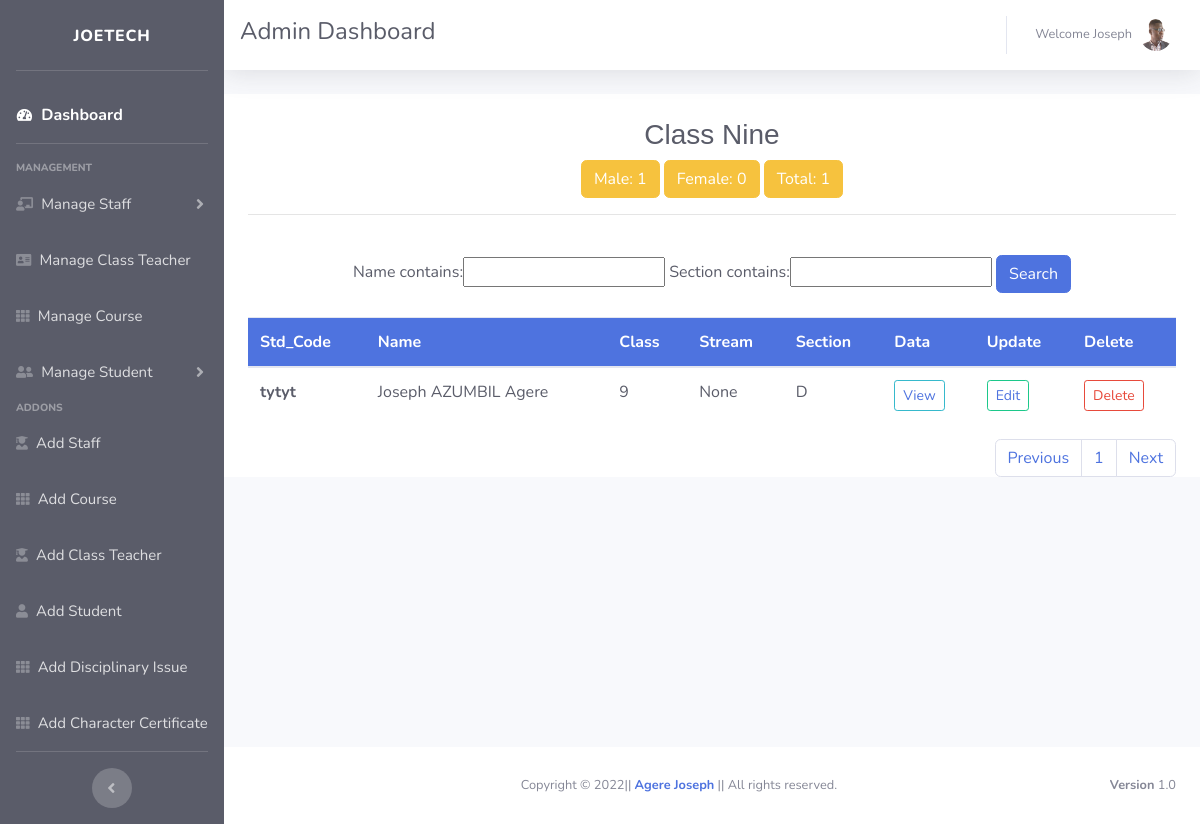
/nine/ (signed in), run on the app's committed database.
### school_management_system_app/models.py (models this page shows, shortened)
class StudentDetail(models.Model):
    student_code = models.CharField(max_length=50, primary_key=True)
    name = models.CharField(max_length=50)
    GENDER_MALE = 'Male'
    GENDER_FEMALE = 'Female'
    GENDER_CHOICES = [(GENDER_MALE, 'Male'), (GENDER_FEMALE, 'Female')]
    gender = models.CharField(choices=GENDER_CHOICES, max_length=30)
    seven = '7'
    eight = '8'
    nine = '9'
    ten = '10'
    eleven = '11'
    twelve = '12'
    class_choices = [(seven, '7'), (eight, '8'), (nine, '9'),
                     (ten, '10'), (eleven, '11'), (twelve, '12')]
    standard = models.CharField(choices=class_choices, max_length=30)
    A = 'A'
    B = 'B'
    C = 'C'
    D = 'D'
    E = 'E'
    section_choices = [(A, 'A'), (B, 'B'), (C, 'C'), (D, 'D'), (E, 'E')]
    section = models.CharField(choices=section_choices, max_length=30)
    course = models.ForeignKey(Course, null=True, on_delete=models.SET_NULL)
    date_of_birth = models.DateField(
        auto_now=False, auto_now_add=False, blank=True)
    admission_no = models.BigIntegerField(blank=True)
    date_of_admission = models.DateField(
        blank=True, auto_now=False, auto_now_add=False)
    email = models.EmailField(blank=True, unique=True)
    CID = models.CharField(max_length=11, unique=True, blank=True)
    class_teacher = models.ForeignKey(
        ClassTeacher, null=True, on_delete=models.SET_NULL)
    previous_school = models.CharField(max_length=50, blank=True)
    mobile_number = models.CharField(max_length=8, blank=True)
    permanent_address = models.TextField(blank=True)
    proctor_master = models.ForeignKey(
        StaffDetail, null=True, on_delete=models.SET_NULL)
    Boarder = 'Boarder'
    Dayscholar = 'Dayscholar'
    BoarderOrDayscholar = [(Boarder, 'Boarder'), (Dayscholar, 'Dayscholar')]
    BoarderOrDayscholar = models.CharField(
        choices=BoarderOrDayscholar, blank=True, max_length=30)
    Regular = 'Regular'
    Repeater = 'Repeater'
    RegularOrRepeater = [(Regular, 'Regular'), (Repeater, 'Repeater')]
    RegularOrRepeater = models.CharField(
        choices=RegularOrRepeater, blank=True, max_length=30)
    profile_pic = models.ImageField(
        upload_to="images/students", default='/static/images/user.jpg', null=True, blank=True)
    father_name = models.CharField(max_length=50, blank=True)
    mother_name = models.CharField(max_length=50, blank=True)
    fathers_occupation = models.CharField(max_length=50, blank=True)
    mothers_occupation = models.CharField(max_length=50, blank=True)
    parents_mobile_number = models.CharField(max_length=8, blank=True)

### school_management_system_app/adm_views.py (the view)
# urls.py: path('nine/', adm_views.nine, name='nine'),
@login_required
def nine(request):
    male = StudentDetail.objects.filter(standard=9, gender='Male')
    female = StudentDetail.objects.filter(standard=9, gender='Female')
    total = StudentDetail.objects.filter(standard=9)
    all_field = StudentDetail.objects.filter(
        standard=9).order_by('name')
    myFilter = StudentFilter(request.GET, queryset=all_field)
    all_field = myFilter.qs
    paginator = Paginator(all_field, 15)
    page_number = request.GET.get('page')
    all_field = paginator.get_page(page_number)
    return render(request, 'administrator/nine.html',
                  {'all_field': all_field,
                   'myFilter': myFilter,
                   'male': male,
                   'female': female,
                   'total': total
                   })

### school_management_system_app/templates/administrator/nine.html (shortened to what this page needs)
{% extends 'administrator/adm_base.html' %}
{% block content %}
<div class="container bg-white text-dark">
<br>
    <center><h3 style="font-family: Helvetica;">Class Nine </h3>
    <button type="submit" class="btn btn-warning my-2 my-sm-0">Male: {{male.count}}</button>
    <button type="submit" class="btn btn-warning my-2 my-sm-0">Female: {{female.count}}</button>
    <button type="submit" class="btn btn-warning my-2 my-sm-0">Total: {{total.count}}</button></center>
    <hr>
  <br>
  <center>
  <form method="GET">
  <div class="col">
    {{myFilter.form}}
    <button type="submit" class="btn btn-primary my-2 my-sm-0">Search</button>
  </div>
  </form></center>
  <div class="table-responsive">
  <table class="table table-hover">
    <thead class="bg-primary text-white">
      <tr>
        <th scope="col">Std_Code</th>
        <th scope="col">Name</th>
        <th scope="col">Class</th>
        <th scope="col">Stream</th>
        <th scope="col">Section</th>
        <th scope="col">Data</th>
        <th scope="col">Update</th>
        <th scope="col">Delete</th>
      </tr>
    </thead>
    <tbody class="text-dark">
      {% for all_field in all_field%}
      <tr>
        <th scope="row">{{all_field.student_code}}</th>
        <td>{{all_field.name}}</td>
        <td>{{all_field.standard}}</td>
        <td>{{all_field.course}}</td>
        <td>{{all_field.section}}</td>
        <td>
          <button type="button" class="btn btn-outline-info btn-sm">
            <a href="{% url 'std_detail_nine' all_field.student_code %}">View</a>
          </button>
        </td>
        <td>
          <button type="button" class="btn btn-outline-success btn-sm">
            <a href="{% url 'edit_std_nine' all_field.student_code %}">Edit</a>
          </button>
        </td>
        <td>
          <button
            type="button"
            class="btn btn-outline-danger btn-sm"
            data-toggle="modal"
            data-target="#deletestd{{all_field.student_code}}">
            Delete
          </button>
        </td>
      </tr>
      {% endfor %}
    </tbody>
  </table>
  </div>
  <nav aria-label="Page navigation example">
    <ul class="pagination justify-content-end">
      <li class="page-item"><a class="page-link" href="?page=1">Previous</a></li>
      <li class="page-item">
        <a class="page-link" href="?page={{ all_field.number }}"
          >{{ all_field.number }}</a>
      </li>
      <li class="page-item">
        <a class="page-link" href="?page={{ all_field.paginator.num_pages }}"
          >Next</a>
      </li>
    </ul>
  </nav>
</div>
{% endblock content %}

### school_management_system_app/templates/administrator/adm_base.html (shortened to what this page needs)
{% load static %}
<!DOCTYPE html>
<html lang="en">
<head>
    <link href="{% static 'vendor/fontawesome-free/css/all.min.css' %}" rel="stylesheet" type="text/css">
    <link href="{% static 'css/sb-admin-2.min.css' %}" rel="stylesheet">
</head>
<body id="page-top">
    <div id="wrapper">
        <ul class="navbar-nav bg-dark sidebar sidebar-dark accordion" id="accordionSidebar">
            <a class="sidebar-brand align-items-center justify-content-center">
                <span>Joetech</span>
            </a>
            <hr class="sidebar-divider">
            <li class="nav-item active">
                <a class="nav-link" href="{% url 'adm_home' %}">
                    <i class="fas fa-fw fa-tachometer-alt"></i>
                    <span style="font-size: 16px">Dashboard</span></a>
            </li>
            <hr class="sidebar-divider">
            <div class="sidebar-heading">
                Management
            </div>
            <li class="nav-item">
                <a class="nav-link collapsed" href="#" data-toggle="collapse" data-target="#collapseTwo"
                    aria-expanded="true" aria-controls="collapseTwo">
                    <i class="fas fa-chalkboard-teacher"></i>
                    <span style="font-size: 15px">Manage Staff</span>
                </a>
            </li>
            <li class="nav-item">
                <a class="nav-link" href="{% url 'class_teacher' %}">
                    <i class="nav-icon fas fa-address-card"></i>
                    <span style="font-size: 15px">Manage Class Teacher</span></a>
            </li>
            <li class="nav-item">
                <a class="nav-link" href="{% url 'all_course' %}">
                    <i class="nav-icon fas fa-th"></i>
                    <span style="font-size: 15px">Manage Course</span></a>
            </li>
            <li class="nav-item">
                <a class="nav-link collapsed" href="#" data-toggle="collapse" data-target="#collapseUtilities"
                    aria-expanded="true" aria-controls="collapseUtilities">
                    <i class="nav-icon fas fa-user-friends"></i>
                    <span style="font-size: 15px">Manage Student</span>
                </a>
            </li>
            <div class="sidebar-heading">
                Addons
            </div>
            <li class="nav-item">
                <a class="nav-link" href="{% url 'add_staff' %}">
                    <i class="nav-icon fas fa-user-graduate"></i>
                    <span style="font-size: 15px">Add Staff</span></a>
            </li>
            <li class="nav-item">
                <a class="nav-link" href="{% url 'add_course' %}">
                    <i class="nav-icon fas fa-th"></i>
                    <span style="font-size: 15px">Add Course</span></a>
            </li>
            <li class="nav-item">
                <a class="nav-link" href="{% url 'add_class_teacher' %}">
                    <i class="nav-icon fas fa-user-graduate"></i>
                    <span style="font-size: 15px">Add Class Teacher</span></a>
            </li>
            <li class="nav-item">
                <a class="nav-link" href="{% url 'add_std' %}">
                    <i class="nav-icon fas fa-user"></i>
                    <span style="font-size: 15px">Add Student</span></a>
            </li>
            <li class="nav-item">
                <a class="nav-link" href="{% url 'disciplinaryissue' %}">
                    <i class="nav-icon fas fa-th"></i>
                    <span style="font-size: 15px">Add Disciplinary Issue</span></a>
            </li>
            <li class="nav-item">
                <a class="nav-link" href="{% url 'charactercertificate' %}">
                    <i class="nav-icon fas fa-th"></i>
                    <span style="font-size: 15px">Add Character Certificate</span></a>
            </li>
            <hr class="sidebar-divider d-none d-md-block">
            <div class="text-center d-none d-md-inline">
                <button class="rounded-circle border-0" id="sidebarToggle"></button>
            </div>
        </ul>
        <div id="content-wrapper" class="d-flex flex-column">
            <div id="content">
                <nav class="navbar navbar-expand topbar mb-4 static-top bg-white text-dark shadow">
                    <h4>Admin Dashboard</h4>
                    <ul class="navbar-nav ml-auto">
                        <li class="nav-item dropdown no-arrow">
                            <a class="nav-link dropdown-toggle" href="#" id="userDropdown" role="button"
                                data-toggle="dropdown" aria-haspopup="true" aria-expanded="false">
                                <span class="mr-2 d-lg-inline text-gray-600 small">Welcome {{user.username |capfirst}}</span>
                                <img class="img-profile rounded-circle"
                                    src="{% static 'images/jcs.png' %}">
                            </a>
                        </li>
                    </ul>
                </nav>
                {% block content %}
        		{% endblock %}
            </div>
            <footer class="sticky-footer bg-white">
                <div class="container my-auto">
                    <div class="copyright text-center my-auto">
                        <span>Copyright &copy; {% now "Y" %}|| <strong><a href="https://www.facebook.com/dawapenjor1994/">Agere Joseph</a></strong> || All rights reserved.</span>
                    	<div class="float-right d-none d-sm-inline-block">
                    		<b>Version</b> 1.0
                		</div>
                    </div>
                </div>
            </footer>
        </div>
    </div>
</body>
</html>

### data on the page
StudentDetail: student_code "tytyt", name "Joseph AZUMBIL Agere", standard "9", course "None", section "D"

### other printed values
{{ user.username |capfirst }} "Joseph"
{{ male.count }} "1"
{{ female.count }} "0"
{{ total.count }} "1"
{{ all_field.number }} "1"
